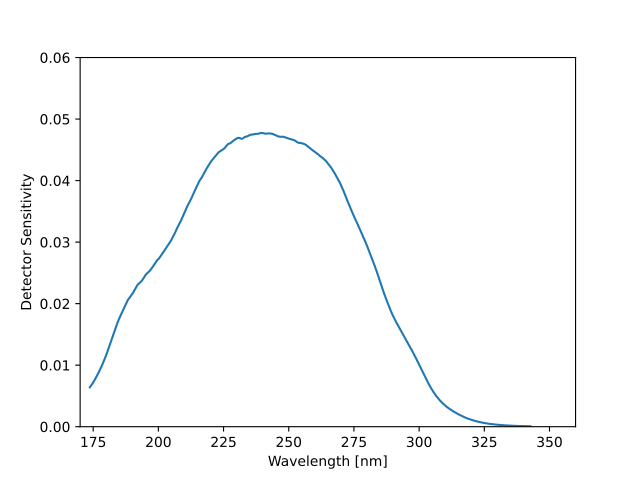

Source code (Python):
import matplotlib.pyplot as plt
import numpy as np
import pyuvs as pu

fig, ax = plt.subplots()

curve = pu.load_muv_sensitivity_curve_observational()
ax.plot(curve[:, 0], curve[:, 1])
ax.set_xlabel('Wavelength [nm]')
ax.set_ylabel('Detector Sensitivity')
ax.set_xlim(170, 360)
ax.set_ylim(0, 0.06)
plt.show()
